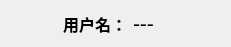
  <widget class="QWidget" name="horizontalLayoutWidget_17">
   <property name="geometry">
    <rect>
     <x>670</x>
     <y>500</y>
     <width>231</width>
     <height>41</height>
    </rect>
   </property>
   <layout class="QHBoxLayout" name="horizontalLayout_17">
    <item>
     <spacer name="horizontalSpacer_38">
      <property name="orientation">
       <enum>Qt::Horizontal</enum>
      </property>
      <property name="sizeHint" stdset="0">
       <size>
        <width>40</width>
        <height>20</height>
       </size>
      </property>
     </spacer>
    </item>
    <item>
     <widget class="QLabel" name="label_30">
      <property name="font">
       <font>
        <family>Arial</family>
        <pointsize>12</pointsize>
        <weight>75</weight>
        <bold>true</bold>
       </font>
      </property>
      <property name="text">
       <string>用户名：</string>
      </property>
     </widget>
    </item>
    <item>
     <widget class="QLabel" name="user_name_lab">
      <property name="font">
       <font>
        <pointsize>17</pointsize>
       </font>
      </property>
      <property name="text">
       <string>&lt;html&gt;&lt;head/&gt;&lt;body&gt;&lt;p&gt;&lt;span style=&quot; font-size:16pt;&quot;&gt;---&lt;/span&gt;&lt;/p&gt;&lt;/body&gt;&lt;/html&gt;</string>
      </property>
     </widget>
    </item>
    <item>
     <widget class="QLabel" name="label_31">
      <property name="font">
       <font>
        <family>Arial</family>
        <pointsize>12</pointsize>
       </font>
      </property>
      <property name="styleSheet">
       <string notr="true">
color: rgb(255, 0, 0);</string>
      </property>
      <property name="text">
       <string/>
      </property>
     </widget>
    </item>
    <item>
     <spacer name="horizontalSpacer_39">
      <property name="orientation">
       <enum>Qt::Horizontal</enum>
      </property>
      <property name="sizeHint" stdset="0">
       <size>
        <width>40</width>
        <height>20</height>
       </size>
      </property>
     </spacer>
    </item>
   </layout>
  </widget>
